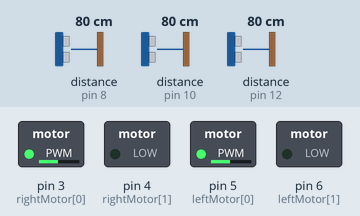
A sketch run on a simulated Arduino Leonardo, built with avr-gcc and run on an emulated ATmega32U4. On the bench: switched loads named in the sketch (green lamp = pin HIGH). Dashed ring = blinking. Inputs (shaded band) come from the test bench; at power-on: distance to the obstacle (sensors on pin 10, pin 12, pin 8) 80 cm. What the sketch prints to the serial monitor is not drawn.

Above: at 4.2 s.
4.3 s: distance to the obstacle (sensor on pin 10) set to 2 cm
At 5.3 s:
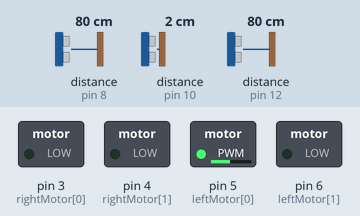
9.0 s: distance to the obstacle (sensor on pin 12) set to 19 cm
12.5 s: distance to the obstacle (sensor on pin 12) set to 15 cm
At 13.3 s:
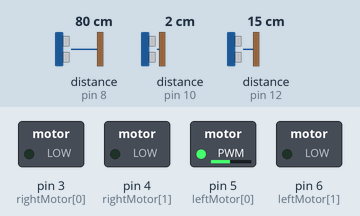
14.3 s: distance to the obstacle (sensor on pin 12) set to 18 cm
At 18.8 s:
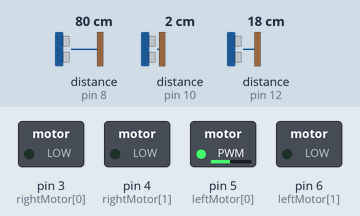
19.0 s: distance to the obstacle (sensor on pin 12) set to 2 cm
At 19.5 s:
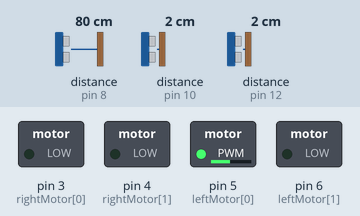
Timing chart, 0 to 21.8 s (numbered marks = the images above; inputs shaded):
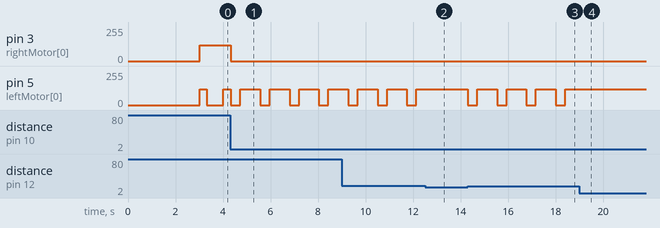

Measured:
- the behaviour switches between 18 and 17 cm on distance to the obstacle (sensor on pin 12) (found by bisection; images 1 and 2)
- after the input at 4.3 s, pin 3 (rightMotor[0]): 120/255 → 0/255 at once
- after the input at 12.5 s, pin 5 (leftMotor[0]): stays 120/255 (without the input it goes to 0/255 after 0.47 s)
- after the input at 14.3 s, pin 5 (leftMotor[0]): alternates 120/255 for 0.83 s and 0/255 for 0.40 s, starting at once
- after the input at 19.0 s, pin 5 (leftMotor[0]): stops changing and stays 120/255
- by itself, pin 5 (leftMotor[0]): alternates 120/255 for 0.84 s and 0/255 for 0.40 s

The sketch:

workingtillnow.ino
```cpp
#include <NewPing.h>
#define MAX_DISTANCE 100
#define min 10
int leftBoundMax = 14;
int leftBoundMin = 6;
int speedReducer = 30;
NewPing leftSonar(9, 8, MAX_DISTANCE);
NewPing frontSonar(11, 10, MAX_DISTANCE);
NewPing rightSonar(13, 12, MAX_DISTANCE);
int leftMotor[] = { 5, 6 };
int rightMotor[] = { 3, 4 };
int speed = 120; // Change it at your will
int left, front, right;
void setMotors(int l, int r)
{
if (l >= 0 && r >= 0)
{
analogWrite(leftMotor[0], l);
digitalWrite(leftMotor[1], LOW);
analogWrite(rightMotor[0], r);
digitalWrite(rightMotor[1], LOW);
}
else if (l < 0 && r < 0)
{
r = -r;
l = -l;
digitalWrite(leftMotor[0], LOW);
analogWrite(leftMotor[1], l);
digitalWrite(rightMotor[0], LOW);
analogWrite(rightMotor[1], r);
}
else if (l > 0 && r < 0)
{
analogWrite(leftMotor[0], l);
digitalWrite(leftMotor[1], LOW);
digitalWrite(rightMotor[0], LOW);
analogWrite(rightMotor[1], r);
}
else if (l < 0 && r > 0)
{
digitalWrite(leftMotor[0], LOW);
analogWrite(leftMotor[1], l);
analogWrite(rightMotor[0], r);
digitalWrite(rightMotor[1], LOW);
}
else
{
digitalWrite(leftMotor[0], LOW);
digitalWrite(leftMotor[1], LOW);
digitalWrite(rightMotor[0], LOW);
digitalWrite(rightMotor[1], LOW);
}
}
int leftDistance()
{
return leftSonar.ping() / US_ROUNDTRIP_CM;
}
int rightDistance()
{
return rightSonar.ping() / US_ROUNDTRIP_CM;
}
int frontDistance()
{
return frontSonar.ping() / US_ROUNDTRIP_CM;
}
void setup()
{
Serial.begin(9600);
for (int i = 0; i < 2; i++){
pinMode(leftMotor[i], OUTPUT);
pinMode(rightMotor[i], OUTPUT);
}
Serial.println("Serial initialized");
delay(3000);
/* add setup code here */
}
void loop()
{
front = frontDistance();
left = leftDistance();
right = rightDistance();
if (front > min && left < front && right < front){
if (left > leftBoundMin && left < leftBoundMax){
setMotors(speed, speed - speedReducer);
}
if (left >= leftBoundMax){
setMotors(speed - 60, speed);
}
if (left < leftBoundMin){
setMotors(speed, speed - 60);
}
}
if (front < min && right > 17 && (left < leftBoundMax || left > leftBoundMin)){
setMotors(0, 0);
delay(400);
setMotors(speed, 0);
delay(825); // Right Turn speed delay
}

 if (left > 17 && front > min){
         setMotors(speed, speed);
         delay(300);
         setMotors(0, speed);
         delay(700);
         setMotors(speed, speed);
         delay(300);

        }
}
/* add main program code here */
```

MazeSolver.cpp
```cpp
#include "MazeSolver.h"
#include "NewPing.h"


MazeSolver::MazeSolver(int l1, int l2, int r1, int r2, int t1, int e1, int t2, int e2, int t3, int e3)
{
	//Alloc memory for motors
	leftMotor = new int(2);
	rightMotor = new int(2);

	leftMotor[0] = l1;
	leftMotor[1] = l2;

	rightMotor[0] = r1;
	rightMotor[1] = r2;

	// Setting motors as output
	for (int i = 0; i < 2; i++){
		pinMode(leftMotor[i], OUTPUT);
		pinMode(rightMotor[i], OUTPUT);
	}

	// Creating sonar objects
	leftSonar = new NewPing(t1, e1, max_distance);
	frontSonar = new NewPing(t2, e2, max_distance);
	rightSonar = new NewPing(t3, e3, max_distance);


}


// Motor Driving Function
void MazeSolver::run(int l, int r)
{
	if (l >= 0 && r >= 0)
	{
		analogWrite(leftMotor[0], l);
		digitalWrite(leftMotor[1], LOW);
		analogWrite(rightMotor[0], r);
		digitalWrite(rightMotor[1], LOW);
	}

	else if (l < 0 && r < 0)
	{
		r = -r;
		l = -l;
		digitalWrite(leftMotor[0], LOW);
		analogWrite(leftMotor[1], l);
		digitalWrite(rightMotor[0], LOW);
		analogWrite(rightMotor[1], r);
	}

	else if (l > 0 && r < 0)
	{
		analogWrite(leftMotor[0], l);
		digitalWrite(leftMotor[1], LOW);
		digitalWrite(rightMotor[0], LOW);
		analogWrite(rightMotor[1], r);
	}

	else if (l < 0 && r > 0)
	{
		digitalWrite(leftMotor[0], LOW);
		analogWrite(leftMotor[1], l);
		analogWrite(rightMotor[0], r);
		digitalWrite(rightMotor[1], LOW);
	}

	else
	{
		digitalWrite(leftMotor[0], LOW);
		digitalWrite(leftMotor[1], LOW);
		digitalWrite(rightMotor[0], LOW);
		digitalWrite(rightMotor[1], LOW);
	}
}


int MazeSolver::leftDistance()
{
	return leftSonar->ping() / US_ROUNDTRIP_CM;
}

int MazeSolver::rightDistance()
{
	return rightSonar->ping() / US_ROUNDTRIP_CM;
}

int MazeSolver::frontDistance()
{
	return frontSonar->ping() / US_ROUNDTRIP_CM;
}


void MazeSolver::leftTurn()
{
	run(0, 0);
	delay(400);
	run(0, speed);
	delay(leftTurnDelay);
}

void MazeSolver::rightTurn()
{
	run(0, 0);
	delay(400);
	run(speed, 0);
	delay(rightTurnDelay);
}


void MazeSolver::uTurn()
{
	run(0, 0);
	delay(400);
	run(speed, -speed);
	delay(uTurnDelay);
}
```

MazeSolver.h
```cpp
#include "NewPing.h"


class MazeSolver
{
public:
	 //Change this things
	 int speed = 120;
	 int max_distance = 100;
	 int leftTurnDelay = 750;
	 int rightTurnDelay = 825;
	 int uTurnDelay = 750;


	 //Sonars
	 NewPing* frontSonar;
	 NewPing* leftSonar;
	 NewPing* rightSonar;


	 //Distance variables
	 int front, left, right;

	 //Motor pins
	 int* leftMotor;
	 int* rightMotor;

	 //Constructor for setting motor pins output and setting the sonars
	MazeSolver(int l1, int l2, int r1, int r2, int t1, int e1, int t2, int e2, int t3, int e3);

	void run(int l, int r);


	int leftDistance();
	int rightDistance();
	int frontDistance();


	void rightTurn();
	void leftTurn();
	void uTurn();

};
```
